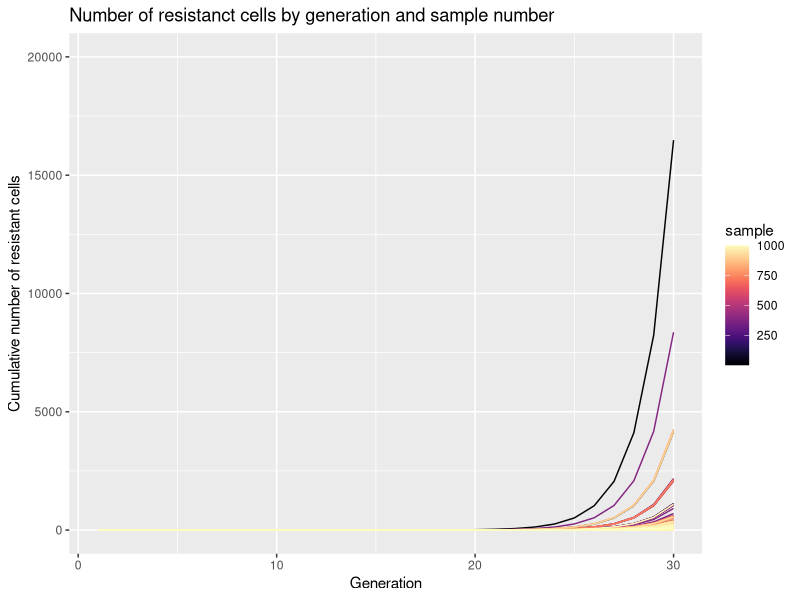
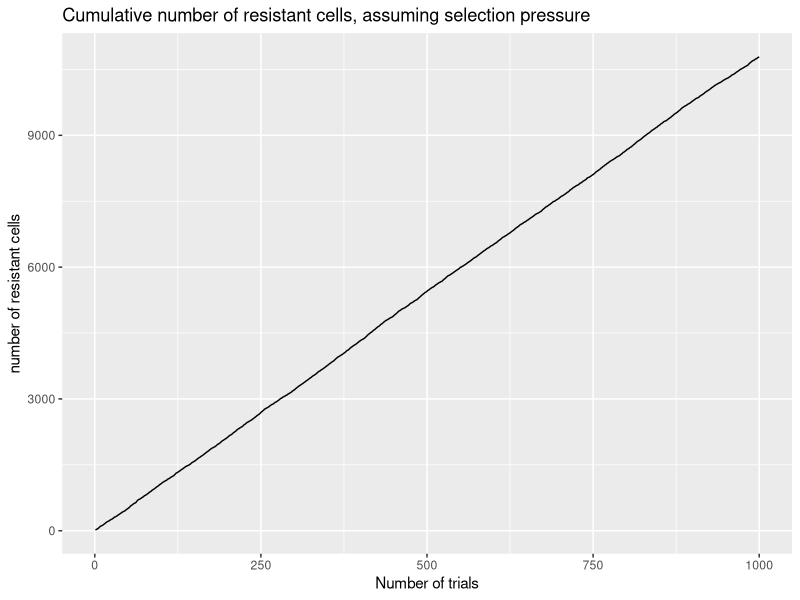
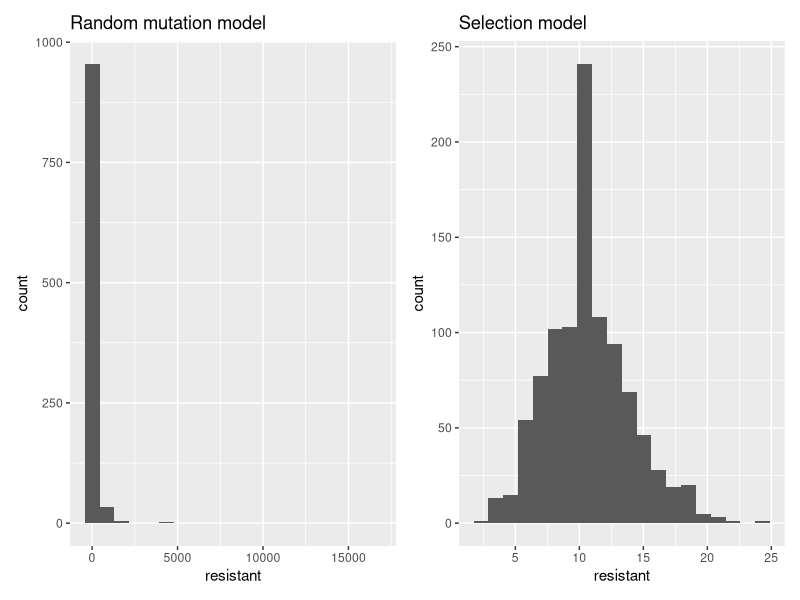

Recreate these plots in R, in order.
## ---- chunk 1
library(tidyverse)
library(stats)
library(viridis)
## ---- chunk 2
placebo <- c(20.5, 21.8, 17.7, 20.9, 20.3)
dosage.low <- c(9.2, 10.1, 10.8, 14.1, 13.3)
dosage.high <- c(8.2, 12.5, 10.2, 9.4, 10.2)
vals <- c(placebo, dosage.low, dosage.high)
condition <- c(rep("placebo", 5), rep("low", 5), rep("high", 5))
## ---- chunk 3
lm.out <- lm(vals ~ ., tibble(vals, condition))

anova.tbl <- anova(lm.out)
anova.tbl
## ---- chunk 4
pred.cl <- predict.lm(lm.out, tibble(condition = unique(condition)))

pred.out <- c(pred.cl - mean(pred.cl))
names(pred.out) <- c("placebo", "low", "high")
pred.out
## ---- chunk 5
condition.split <- condition != "placebo"

lm(vals ~ condition.split + condition, tibble(vals, condition)) %>% anova()
## ---- chunk 6
run_luria_delbruck <- function (G, mu = 2e-8) {

  "
  Simulates the Luria-Delbruck fluctuation test.
  
  Params:
    G: number of generations
    mu: mutation rate --- default 2e-8 (not variable in this task)
  
  Returns:
    a tibble containing number of each cell classes at each generation g in 1:G
  "

  # Initialize vectors for numbers of cells in each generation.
  # Initially zero for all cell classes
  S <- numeric(G)
  R <- numeric(G)
  M <- numeric(G)
  # Assuming no initially mutated cells, set initial number of susceptible cells to 1
  S[1] <- 1

  # Iterate over G by updating every generation g+1 according to previous generation g
  for (generation in 1:(G - 1)) {

    # Binomially distributed mutation with parameters defined in above equations
    M[generation] <- rbinom(1, S[generation], mu)

    ### Actual updating of the S and R variables

    # Susceptible = Previously susceptible - Now mutated cells
    S[generation + 1] <- 2 * (S[generation] - M[generation])
    # Resistant = Previously resistant + Newly mutated cells
    R[generation + 1] <- 2 * (R[generation] + M[generation])

  }

  return(tibble(generation = 1:G, susceptible = S, resistant = R, mutated = M))

}
## ---- chunk 7
# Actual simulation runs here
lb.out <- replicate(1000, run_luria_delbruck(30), simplify = F)
# Combine to one data frame
lb.comb.tb <- reduce(lb.out, function (x, y) {rbind(x, y)})
lb.comb.tb$sample <- rep(1:1000, each = 30)
## ---- chunk 8
lb.comb.tb %>% ggplot(aes (x = generation, y = resistant, 
                           group = sample, color = sample)) +
  geom_line() + 
  scale_color_viridis(option = "A") +
  labs(y = "Cumulative number of resistant cells", x = "Generation") +
  ylim(0, 20000) + # NB highest line renders ylim well over 30k -> lims cut for visualization
  ggtitle("Number of resistanct cells by generation and sample number")
## ---- chunk 9
# Simulate the above assumption
selection.mut <- rbinom(1000, 2^29, 2e-8)
## ---- chunk 10
# Plot the outcome
tibble(resistant = cumsum(selection.mut), n = 1:length(selection.mut)) %>% 
  ggplot(aes(x = n, y = resistant)) + 
  geom_line() +
  ggtitle("Cumulative number of resistant cells, assuming selection pressure") +
  labs(y = "number of resistant cells", x = "Number of trials")
## ---- chunk 11
### Comparison of the two models

# Select L-B model values
lb.hist.vals <- unlist(lapply(lb.out, function (x) {max(x$resistant)}))
lb.hist.tb <- tibble(resistant = lb.hist.vals)

# Tibblize (eh) selection pressure model values
sel.hist.tb <- tibble(resistant = selection.mut)

# Plot the results
patchwork::wrap_plots(
  lb.hist.tb %>% ggplot(aes(x = resistant)) + geom_histogram(bins = 20) + 
    ggtitle("Random mutation model"),
  sel.hist.tb %>% ggplot(aes(x = resistant)) + geom_histogram(bins = 20) +
    ggtitle("Selection model")
)
## ---- chunk 12
sprintf("Mean of the random mutation model: %.4f", mean(lb.hist.vals))
sprintf("Variance of the random mutation model: %.4f", var(lb.hist.vals))
sprintf("Mean of the selection pressure model: %.4f", mean(selection.mut))
sprintf("Variance of the selection pressure model: %.4f", var(selection.mut))
